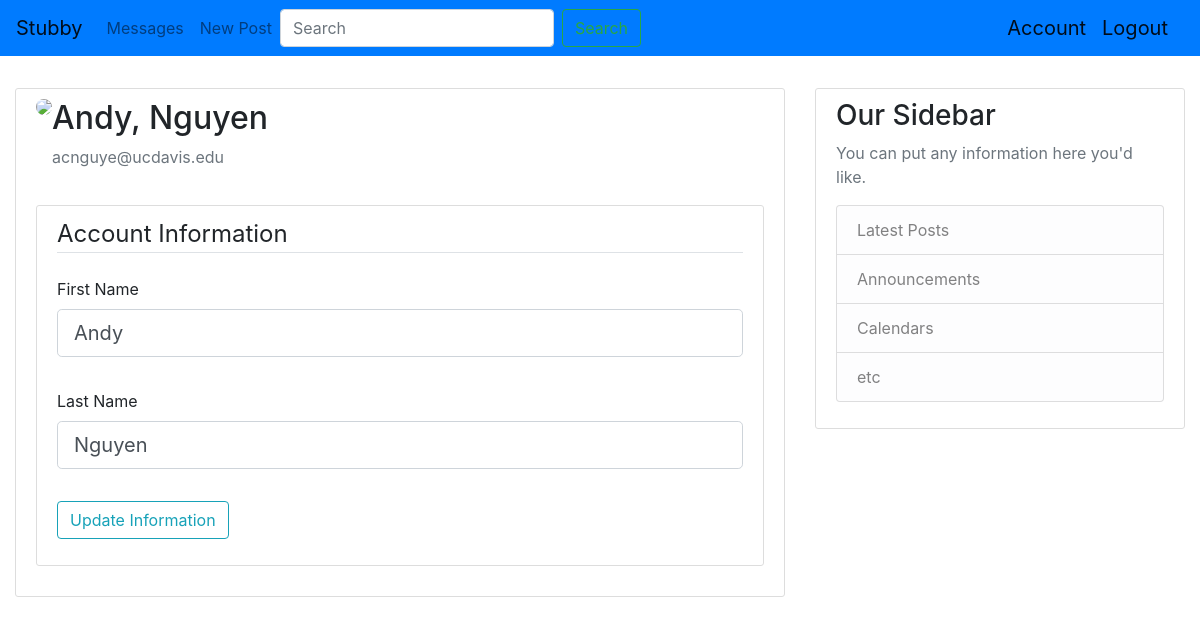
Page /account (signed in) on the committed database.
### stubby/models.py (models this page shows, shortened)
class User(db.Model, UserMixin):
    id = db.Column(db.Integer, primary_key=True)
    email = db.Column(db.String(120), unique=True, nullable=False)
    first_name = db.Column(db.String(30), nullable=False)
    last_name = db.Column(db.String(30), nullable=False)
    username = db.Column(db.String(30), nullable=False)
    image_file = db.Column(db.String(200), nullable=False,
                           default='default.jpg')
    posts = db.relationship('Post', backref='author', lazy=True)

### stubby/users/routes.py (the view)
@users.route('/account', methods=["GET", "POST"])
@login_required
def account():
    form = UpdateAccountForm()
    if form.validate_on_submit():
        if form.picture.data:
            picture_file = save_picture(form.picture.data)
            current_user.iamge_file = picture_file
        current_user.first_name = form.first_name.data
        current_user.last_name = form.last_name.data
        db.session.commit()
        flash("Your account has been updated!", 'success')
        return redirect(url_for('posts.account'))
    elif request.method == 'GET':
        form.first_name.data = current_user.first_name
        form.last_name.data = current_user.last_name
    return render_template('account.html', title="Account", form=form)

### stubby/users/forms.py
class UpdateAccountForm(FlaskForm):
    first_name = StringField('First Name',
                             validators=[Length(min=2, max=20)])
    last_name = StringField('Last Name',
                            validators=[Length(min=2, max=20)])
    picture = FileField('Update Profile Picture', validators=[
        FileAllowed(['jpg', 'png'])])
    submit = SubmitField('Update Information')

### stubby/models.py (called while the page is built)
@login_manager.user_loader
def load_user(user_id):
    return User.query.get(int(user_id))

### stubby/templates/account.html (shortened to what this page needs)
{% extends 'base.html' %}
{% block content %}
<div>
    <div class="content-section">
        <div class="media">
            <img class="rounded-circle account-img" src="https://lh6.googleusercontent.com/-UouyeUIcrl0/AAAAAAAAAAI/AAAAAAAAAAA/AMZuucmnD7WCWaUdWarXE_ImA0uo5x2Edg/photo.jpg?sz=200">
            <div class="media-body">
                <h2 class="account-heading">{{ current_user.first_name}}, {{current_user.last_name}}</h2>
                <p class="text-secondary">{{ current_user.email }}</p>
            </div>
        </div>
        <div class="content-section">
            <form method="POST" action="" enctype="multipart/form-data">
                <fieldset class="form-group">
                    <legend class="border-bottom mb-4">Account Information</legend>
                    <div class="form-group">
                        {{ form.first_name.label(class="form-control-label") }}
                        {% if form.first_name.errors %}
                        {{ form.first_name(class="form-control form-control-lg is-invalid") }}
                        <div class="invalid-feedback">
                            {% for error in form.first_name.errors %}
                            <span>{{ error }}</span>
                            {% endfor %}
                        </div>
                        {% else %}
                        {{ form.first_name(class="form-control form-control-lg") }}
                        {% endif %}
                    </div>
                </fieldset>
                <fieldset class="form-group">
                    <div class="form-group">
                        {{ form.last_name.label(class="form-control-label") }}
                        {% if form.last_name.errors %}
                        {{ form.last_name(class="form-control form-control-lg is-invalid") }}
                        <div class="invalid-feedback">
                            {% for error in form.last_name.errors %}
                            <span>{{ error }}</span>
                            {% endfor %}
                        </div>
                        {% else %}
                        {{ form.last_name(class="form-control form-control-lg") }}
                        {% endif %}
                    </div>
                </fieldset>
                <div class="form-group">
                    {{ form.submit(class="btn btn-outline-info") }}
                </div>
            </form>
        </div>
    </div>
</div>
{% endblock content%}

### stubby/static/style.css (style rules this page uses)
.content-section { margin-top: 20px; background: #ffffff; padding: 10px 20px; border: 1px solid #dddddd; border-radius: 3px; margin-bottom: 20px; }

### rows in the picture
User: first_name "Andy", last_name "Nguyen", email "acnguye@ucdavis.edu"
